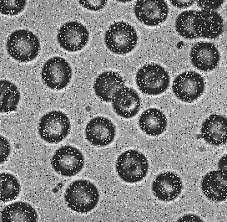
%> input picture A4/segmenta.jpg, 227 x 222 px
$ octave A4_EnzoWeder_FiltragemEspacialSuavizacao.m   (GNU Octave 9; MATLAB toolbox functions it lacks are replaced by stand-ins)
%> lines starting %> are read from the running program, lines starting %| are printed output that depends on the picture
pkg load image

img = imread("segmenta.jpg");
%> img is the input picture: size 222x227x3 uint8; min 0, max 255, mean 131.7

subplot(2,3,1); imshow(img); title("Original Image");
subplot(2,3,2); imshow(medfilt2(img, [3 3])); title("Median Filter(3x3)");
%> (this line was passed over: imshow is not available in this run)
subplot(2,3,3); imshow(medfilt2(img, [7 7])); title("Median Filter(7x7)");
%> (this line was passed over: imshow is not available in this run)

subplot(2,3,4); imshow(img); title("Original Image");
subplot(2,3,5); imshow(imfilter(img, fspecial("average", [3 3]))); title("Average Filter(3x3)");
%> after `imshow(imfilter(img, fspecial("average", [3 3])))`:
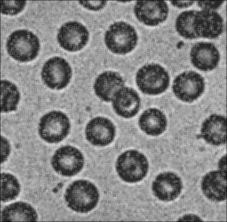
%> displayed picture: size 222x227x3, on the screen's scale of 0 to 255; min 20, max 229, mean 130.9
subplot(2,3,6); imshow(imfilter(img, fspecial("average", [7 7]))); title("Average Filter(7x7)");
%> after `imshow(imfilter(img, fspecial("average", [7 7])))`:
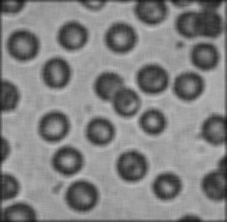
%> displayed picture: size 222x227x3, on the screen's scale of 0 to 255; min 18, max 191, mean 129.8

$ run again, with A4/ben2.png saved as A4/segmenta.jpg
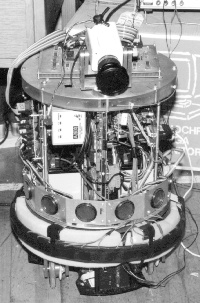
%> input picture A4/ben2.png, 200 x 303 px
%> img is the input picture: size 303x200x3 uint8; min 0, max 255, mean 147.4
%> `imshow(imfilter(img, fspecial("average", [3 3])))`:
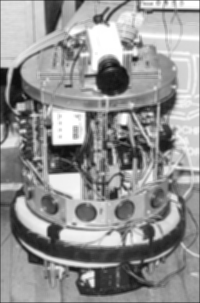
%> displayed picture: size 303x200x3, on the screen's scale of 0 to 255; min 10, max 255, mean 146.5
%> `imshow(imfilter(img, fspecial("average", [7 7])))`:
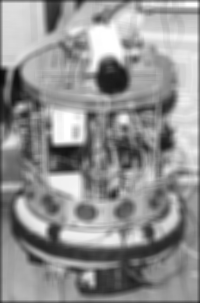
%> displayed picture: size 303x200x3, on the screen's scale of 0 to 255; min 9, max 255, mean 145

$ run again, with A4/sta2.png saved as A4/segmenta.jpg
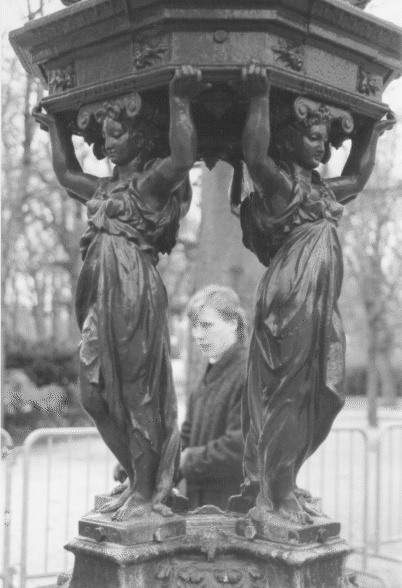
%> input picture A4/sta2.png, 402 x 588 px
%> img is the input picture: size 588x402x3 uint8; min 35, max 251, mean 131.1
%> `imshow(imfilter(img, fspecial("average", [3 3])))`:
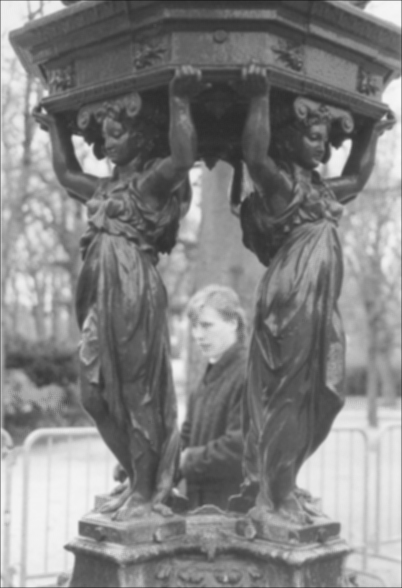
%> displayed picture: size 588x402x3, on the screen's scale of 0 to 255; min 36, max 247, mean 130.5
%> `imshow(imfilter(img, fspecial("average", [7 7])))`:
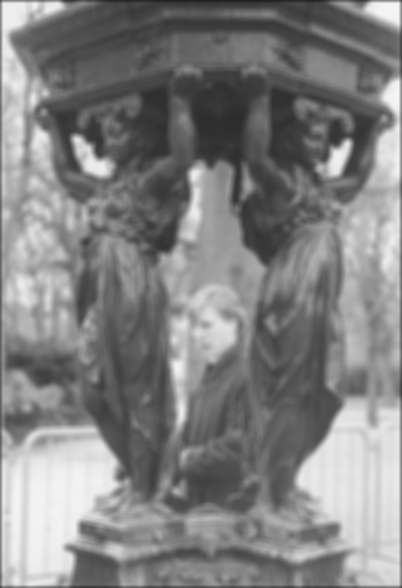
%> displayed picture: size 588x402x3, on the screen's scale of 0 to 255; min 31, max 245, mean 129.8
